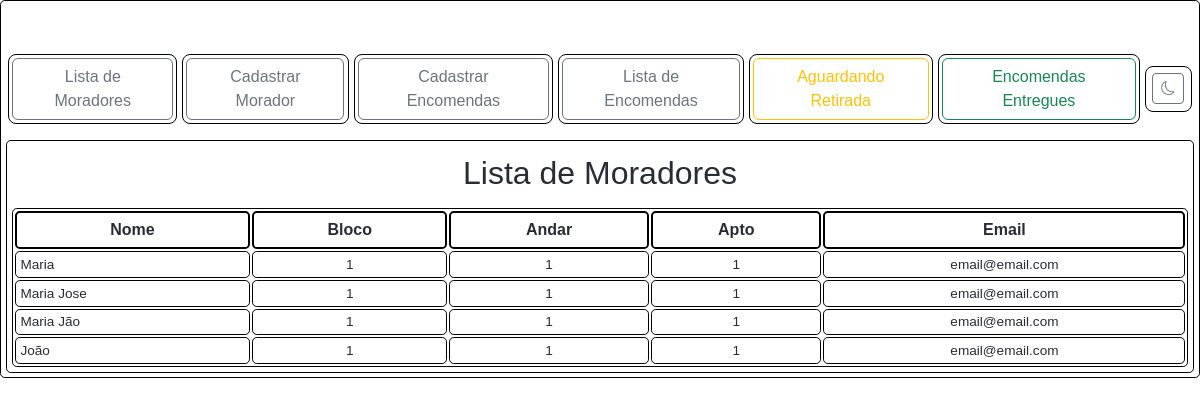
The app's page /lista_moradores/, older data.
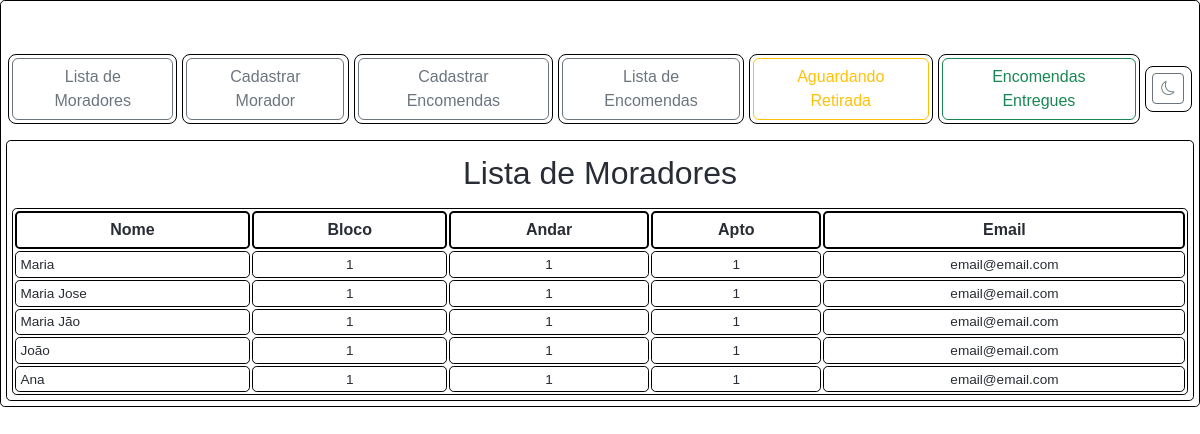
The same page, newer data.
### entregas/models.py (models this page shows, shortened)
class Morador(models.Model):
    id = models.CharField(primary_key=True, default=uuid.uuid4, editable=False, max_length=36)
    nome = models.CharField(max_length=255)
    bloco = models.IntegerField()
    apartamento = models.IntegerField()
    andar = models.IntegerField()
    email = models.EmailField()

### entregas/views.py (the view)
# urls.py: path('lista_moradores/', lista_moradores, name='lista_moradores'),
def lista_moradores(request):
    moradores = Morador.objects.all()
    return render(request, 'lista_moradores.html', {'moradores': moradores})

### entregas/templates/entregas/lista_moradores.html
{% extends 'base.html' %}
{% block content %}
<h2 class="text-center">Lista de Moradores</h2>
<table>
  <thead>
    <tr>
      <th>Nome</th>
      <th>Bloco</th>
      <th>Andar</th>
      <th>Apto</th>
      <th>Email</th>
    </tr>
  </thead>
  <tbody>
    {% for morador in moradores %}
    <tr>
      <td>{{ morador.nome }}</td>
      <td class="text-center">{{ morador.bloco }}</td>
      <td class="text-center">{{ morador.andar }}</td>
      <td class="text-center">{{ morador.apartamento }}</td>
      <td class="text-center">{{ morador.email }}</td>
    </tr>
    {% endfor %}
  </tbody>
</table>
{% endblock %}

Row changes from the older to the newer data that the page shows:
added Morador: nome "Ana", bloco "1", andar "1", apartamento "1", email "email@email.com"
